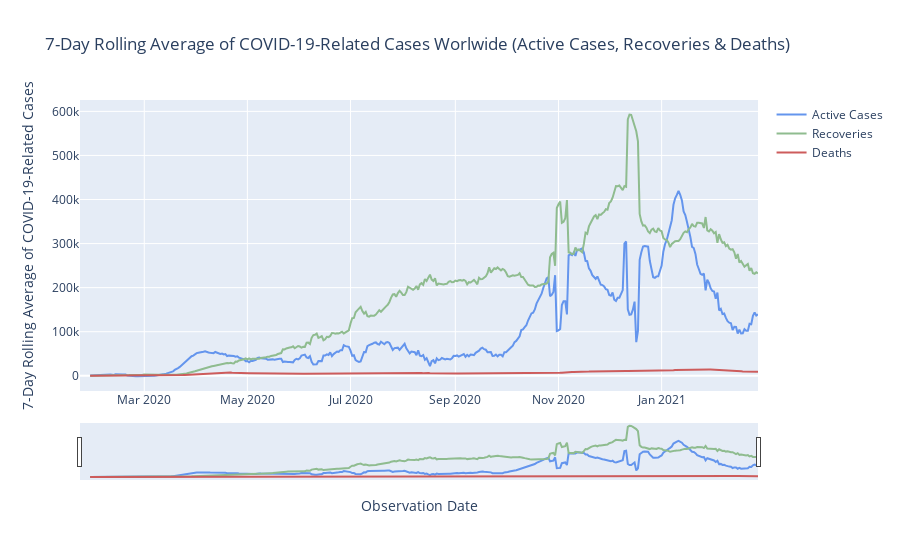

The notebook cell this image was saved under:
### Markdown cell above
Below are some observations that can be noted from the graph above:
- There were noticeable peaks in the rolling average of confirmed cases on December 11, 2020, and January 11, 2021 &mdash; which coincide with the weeks before and after the Christmas holiday season. 
- The two-week period from December 16, 2020, to December 28, 2020 and the five-week period from January 11, 2021, to February 18, 2021, saw a decrease in the 7-day rolling averages of confirmed cases.
- Looking at the tail end of the graph, there seems to be an increase in the daily number of confirmed cases worldwide.

### Code cell
fig = go.Figure()

fig.add_trace(go.Scatter(x = moving_agg_confirmed_date['ObservationDate'],
                    y = moving_agg_confirmed_date['Daily Active (7-Day Rolling Average)'],
                    name = 'Active Cases',
                    marker_color = 'cornflowerblue'))

fig.add_trace(go.Scatter(x = moving_agg_confirmed_date['ObservationDate'],
                    y = moving_agg_confirmed_date['Daily Recovered (7-Day Rolling Average)'],
                    name = 'Recoveries',
                    marker_color = 'darkseagreen'))

fig.add_trace(go.Scatter(x = moving_agg_confirmed_date['ObservationDate'],
                    y = moving_agg_confirmed_date['Daily Deaths (7-Day Rolling Average)'],
                    name = 'Deaths',
                    marker_color = 'indianred'))

fig.update_layout(xaxis_rangeslider_visible = True,
                 title = "7-Day Rolling Average of COVID-19-Related Cases Worlwide (Active Cases, Recoveries & Deaths)",
                 xaxis_title = "Observation Date",
                 yaxis_title = "7-Day Rolling Average of COVID-19-Related Cases")

fig.show()

### Figure 1 — Plotly figure (JSON) as saved in the notebook; plotly's stock layout.template omitted (floating-point values rounded to 4 significant figures; data arrays with more than 128 entries replaced by an {"elided": "..."} marker saying what was removed)
{"data": [{"marker": {"color": "cornflowerblue"}, "name": "Active Cases", "type": "scatter", "x": {"elided": "402 str values"}, "y": {"elided": "402 float values"}}, {"marker": {"color": "darkseagreen"}, "name": "Recoveries", "type": "scatter", "x": {"elided": "402 str values"}, "y": {"elided": "402 float values"}}, {"marker": {"color": "indianred"}, "name": "Deaths", "type": "scatter", "x": {"elided": "402 str values"}, "y": {"elided": "402 float values"}}], "layout": {"title": {"text": "7-Day Rolling Average of COVID-19-Related Cases Worlwide (Active Cases, Recoveries & Deaths)"}, "xaxis": {"rangeslider": {"visible": true}, "title": {"text": "Observation Date"}}, "yaxis": {"title": {"text": "7-Day Rolling Average of COVID-19-Related Cases"}}}}
